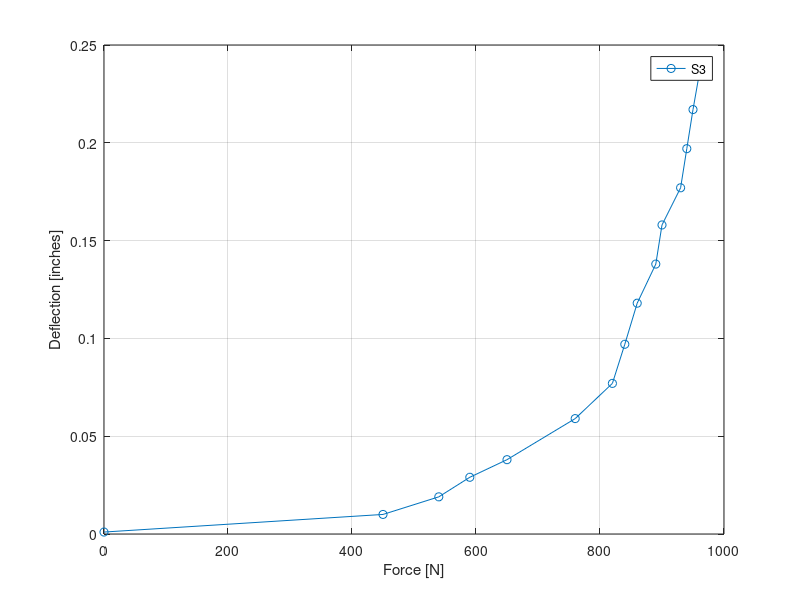
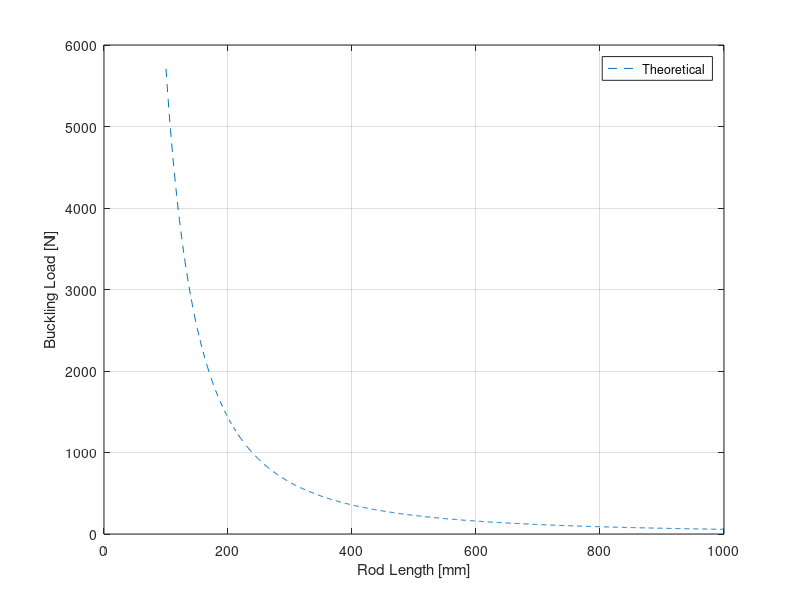
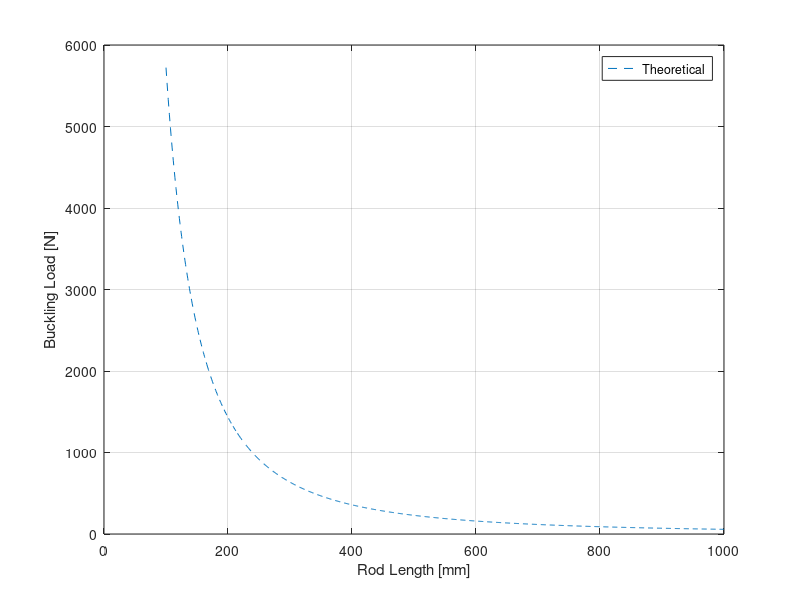
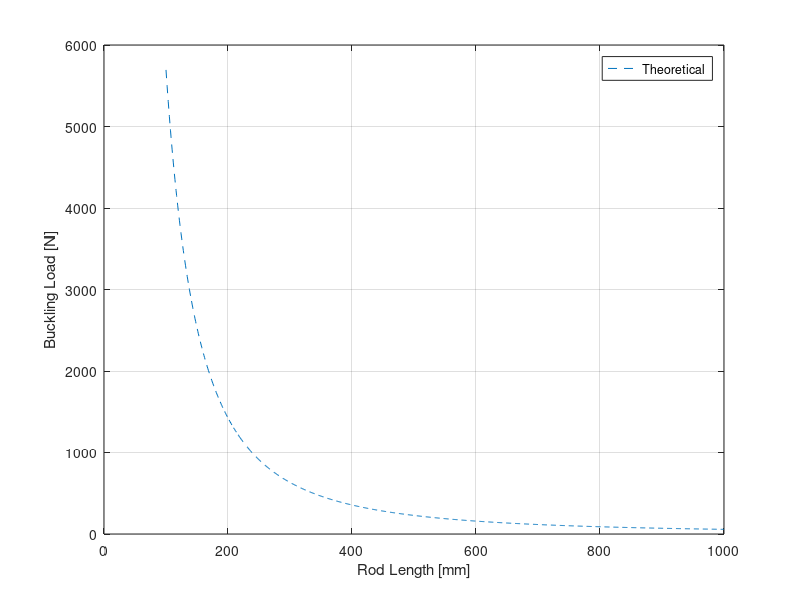

Recreate these plots in MATLAB, in order.

clc
clear all
close all
%% AE 461 Lab 4
s3d = [0.001 0.010 0.019 0.029 0.038 0.059 0.077 0.097 0.118 0.138 0.158 0.177 0.197 0.217 0.235]; %deflection
s3load = [0 450 540 590 650 760 820 840 860 890 900 930 940 950 960]; % load
s4d = [0.000 0.010 0.020 0.029 0.039 0.058 0.079 0.098 0.117 0.139 0.158 0.177 0.198 .210 0.234];
s4load = [100 275 330 368 400 450 480 500 560 625 660 690 705 725 730];
s5d = [0.000 0.010 0.020 0.029 0.039 0.058 0.077 0.099 .117 0.138 0.150 0.177 0.198 0.216 0.2365];
s5load = [120 290 460 500 580 650 680 700 720 720 690 690 690 700 720];

sz1d = [0.000 0.010 0.018 0.029 0.038 0.060 0.078 0.098 0.118];
sz1load = [0 420 610 750 825 950 1000 1050 1120];
sz2d = [0.005 0.010 0.020 0.030 0.039 0.060 0.079 0.099 0.118];
sz2load = [0 75 160 240 300 400 580 740 860];

% Force-Deflection Data for Demonstration Experiment
figure(1)
plot(s3load, s3d, '-o')
hold on
grid on
xlabel('Force [N]')
ylabel('Deflection [inches]')
legend('S3', 'Location', 'Best')
saveas(gcf, 'Lab4Q1.jpg')

%% Question 3
clc;
% theoretical values
l = linspace(.1,1,1000);      % mm
E = 210 * 10^9;  % Pa
I_1 = (4.05^2 * 20.15)/12 * 10^-12;  % m^4
I_2 = (4.05^2 * 20.20)/12 * 10^-12;  % m^4
I_3 = (4.05^2 * 20.10)/12 * 10^-12;  % m^4
I_5 = (4.05^2 * 20.20)/12 * 10^-12;  % m^4

F_crit_1 = [];
F_crit_2 = [];
F_crit_3 = [];
F_crit_5 = [];

for i = 1:1000
    F_crit_1 = [F_crit_1, (pi^2*E*I_1)/(l(i)^2)];
    F_crit_2 = [F_crit_2, (pi^2*E*I_2)/(l(i)^2)];
    F_crit_3 = [F_crit_3, (pi^2*E*I_3)/(l(i)^2)];
    F_crit_5 = [F_crit_5, (pi^2*E*I_5)/(l(i)^2)];
end


figure(2)
plot(l.*1000, F_crit_1, '--');
grid on
xlabel('Rod Length [mm]')
ylabel('Buckling Load [N]')
legend({'Theoretical', 'Measured'}, 'Location', 'northeast');
saveas(gcf, 'Lab4Q3_S1.jpg')

figure(3)
plot(l.*1000, F_crit_2, '--');
grid on
xlabel('Rod Length [mm]')
ylabel('Buckling Load [N]')
legend({'Theoretical', 'Measured'}, 'Location', 'northeast');
saveas(gcf, 'Lab4Q3_S2.jpg')

figure(4)
plot(l.*1000, F_crit_3, '--');
grid on
xlabel('Rod Length [mm]')
ylabel('Buckling Load [N]')
legend({'Theoretical', 'Measured'}, 'Location', 'northeast');
saveas(gcf, 'Lab4Q3_S3.jpg')

figure(5)
plot(l.*1000, F_crit_5, '--');
grid on
xlabel('Rod Length [mm]')
ylabel('Buckling Load [N]')
legend({'Theoretical', 'Measured'}, 'Location', 'northeast');
saveas(gcf, 'Lab4Q3_S5.jpg')


%% Question 4
figure(6)
plot(sz1load, sz1d,'-o', sz2load, sz2d, '-s')
hold on 
grid on
xlabel('Load [N]')
ylabel('Deflection [inches]')
legend('SZ1', 'SZ2', 'SZ3', 'Location', 'Best')
saveas(gcf, 'Lab4Q4.jpg')

